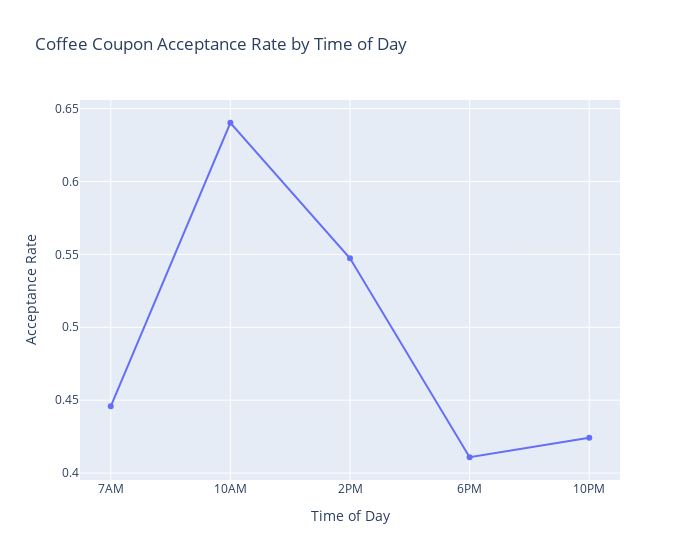

Notebook code for this chart:
### Markdown cell above
**See some other observation below:** 
 - Coffee Coupon Acceptance Rate by Time of Day
 - Age Distribution by Passenger Type for Coffee Coupons

### Code cell
time_order = ['7AM', '10AM', '2PM', '6PM', '10PM']
coffee_data['time'] = pd.Categorical(coffee_data['time'], categories=time_order, ordered=True)

acceptance_by_time = coffee_data.groupby('time', observed=True)['Y'].mean().reset_index()

import plotly.express as px

fig = px.line(
    acceptance_by_time,
    x='time',
    y='Y',
    width=700,
    markers=True,
    title='Coffee Coupon Acceptance Rate by Time of Day',
    labels={'Y': 'Acceptance Rate', 'time': 'Time of Day'}
)
fig.write_image("images/coffee_house_acceptance_rate_by_time_of_day.png", width = 900, height = 700, scale = 1)  # Save as PNG
fig.show()

### Figure 1 — Plotly figure (JSON) as saved in the notebook; plotly's stock layout.template omitted (floating-point values rounded to 4 significant figures)
{"data": [{"hovertemplate": "Time of Day=%{x}<br>Acceptance Rate=%{y}<extra></extra>", "legendgroup": "", "line": {"color": "#636efa", "dash": "solid"}, "marker": {"symbol": "circle"}, "mode": "lines+markers", "name": "", "orientation": "v", "showlegend": false, "type": "scatter", "x": ["7AM", "10AM", "2PM", "6PM", "10PM"], "xaxis": "x", "y": [0.4458, 0.6403, 0.5473, 0.4108, 0.4242], "yaxis": "y"}], "layout": {"legend": {"tracegroupgap": 0}, "title": {"text": "Coffee Coupon Acceptance Rate by Time of Day"}, "width": 700, "xaxis": {"anchor": "y", "domain": [0, 1], "title": {"text": "Time of Day"}}, "yaxis": {"anchor": "x", "domain": [0, 1], "title": {"text": "Acceptance Rate"}}}}
